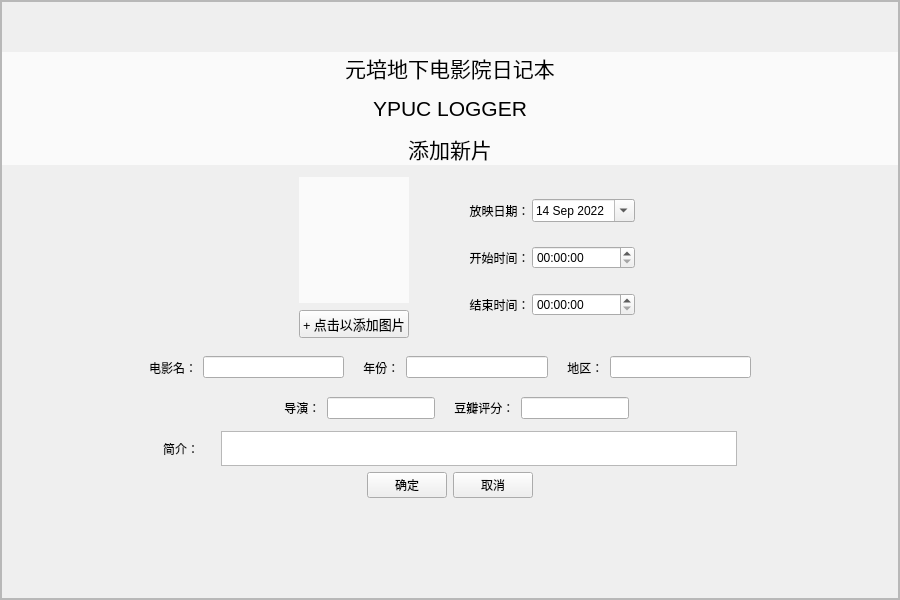
<?xml version="1.0" encoding="UTF-8"?>
<ui version="4.0">
 <class>MyAddNew</class>
 <widget class="QWidget" name="MyAddNew">
  <property name="geometry">
   <rect>
    <x>0</x>
    <y>0</y>
    <width>900</width>
    <height>600</height>
   </rect>
  </property>
  <property name="windowTitle">
   <string>Form</string>
  </property>
  <layout class="QHBoxLayout" name="horizontalLayout_10">
   <property name="leftMargin">
    <number>0</number>
   </property>
   <property name="topMargin">
    <number>0</number>
   </property>
   <property name="rightMargin">
    <number>0</number>
   </property>
   <property name="bottomMargin">
    <number>0</number>
   </property>
   <item>
    <widget class="QFrame" name="background">
     <property name="frameShape">
      <enum>QFrame::StyledPanel</enum>
     </property>
     <property name="frameShadow">
      <enum>QFrame::Raised</enum>
     </property>
     <layout class="QVBoxLayout" name="verticalLayout_5">
      <property name="leftMargin">
       <number>0</number>
      </property>
      <property name="topMargin">
       <number>0</number>
      </property>
      <property name="rightMargin">
       <number>0</number>
      </property>
      <property name="bottomMargin">
       <number>0</number>
      </property>
      <item>
       <widget class="QFrame" name="frame">
        <property name="enabled">
         <bool>true</bool>
        </property>
        <property name="frameShape">
         <enum>QFrame::StyledPanel</enum>
        </property>
        <property name="frameShadow">
         <enum>QFrame::Raised</enum>
        </property>
        <layout class="QVBoxLayout" name="verticalLayout_4" stretch="2,5,1,1,1,1">
         <property name="leftMargin">
          <number>0</number>
         </property>
         <property name="topMargin">
          <number>50</number>
         </property>
         <property name="rightMargin">
          <number>0</number>
         </property>
         <property name="bottomMargin">
          <number>100</number>
         </property>
         <item>
          <widget class="QLabel" name="label_up">
           <property name="enabled">
            <bool>true</bool>
           </property>
           <property name="sizePolicy">
            <sizepolicy hsizetype="Expanding" vsizetype="Fixed">
             <horstretch>0</horstretch>
             <verstretch>0</verstretch>
            </sizepolicy>
           </property>
           <property name="styleSheet">
            <string notr="true">font: 87 15pt &quot;思源宋体 CN Heavy&quot;;
background-color: rgba(255, 255, 255, 175);</string>
           </property>
           <property name="text">
            <string>&lt;html&gt;&lt;head/&gt;&lt;body&gt;&lt;p align=&quot;center&quot;&gt;&lt;span style=&quot; font-size:16pt;&quot;&gt;元培地下电影院日记本&lt;/span&gt;&lt;/p&gt;&lt;p align=&quot;center&quot;&gt;&lt;span style=&quot; font-size:16pt;&quot;&gt;YPUC LOGGER&lt;/span&gt;&lt;/p&gt;&lt;p align=&quot;center&quot;&gt;&lt;span style=&quot; font-size:16pt;&quot;&gt;添加新片&lt;/span&gt;&lt;/p&gt;&lt;/body&gt;&lt;/html&gt;</string>
           </property>
          </widget>
         </item>
         <item>
          <layout class="QHBoxLayout" name="horizontalLayout_7" stretch="4,3,3,4">
           <property name="spacing">
            <number>7</number>
           </property>
           <property name="leftMargin">
            <number>6</number>
           </property>
           <property name="topMargin">
            <number>6</number>
           </property>
           <property name="rightMargin">
            <number>6</number>
           </property>
           <property name="bottomMargin">
            <number>6</number>
           </property>
           <item>
            <widget class="QLabel" name="label_2">
             <property name="text">
              <string/>
             </property>
            </widget>
           </item>
           <item>
            <layout class="QVBoxLayout" name="verticalLayout_3" stretch="5,1">
             <item>
              <layout class="QHBoxLayout" name="horizontalLayout_8" stretch="1,3,1">
               <property name="spacing">
                <number>5</number>
               </property>
               <item>
                <spacer name="horizontalSpacer_3">
                 <property name="orientation">
                  <enum>Qt::Horizontal</enum>
                 </property>
                 <property name="sizeHint" stdset="0">
                  <size>
                   <width>40</width>
                   <height>20</height>
                  </size>
                 </property>
                </spacer>
               </item>
               <item>
                <widget class="QLabel" name="label_showposter">
                 <property name="sizePolicy">
                  <sizepolicy hsizetype="Expanding" vsizetype="Expanding">
                   <horstretch>0</horstretch>
                   <verstretch>0</verstretch>
                  </sizepolicy>
                 </property>
                 <property name="font">
                  <font>
                   <family>思源宋体 CN Heavy</family>
                   <pointsize>12</pointsize>
                   <weight>75</weight>
                   <bold>true</bold>
                  </font>
                 </property>
                 <property name="styleSheet">
                  <string notr="true">background-color: rgba(255, 255, 255, 175);</string>
                 </property>
                 <property name="text">
                  <string/>
                 </property>
                </widget>
               </item>
               <item>
                <spacer name="horizontalSpacer_4">
                 <property name="orientation">
                  <enum>Qt::Horizontal</enum>
                 </property>
                 <property name="sizeHint" stdset="0">
                  <size>
                   <width>40</width>
                   <height>20</height>
                  </size>
                 </property>
                </spacer>
               </item>
              </layout>
             </item>
             <item>
              <layout class="QHBoxLayout" name="horizontalLayout_9" stretch="0">
               <item alignment="Qt::AlignHCenter|Qt::AlignVCenter">
                <widget class="QPushButton" name="figureChooseButton">
                 <property name="sizePolicy">
                  <sizepolicy hsizetype="Minimum" vsizetype="Maximum">
                   <horstretch>0</horstretch>
                   <verstretch>0</verstretch>
                  </sizepolicy>
                 </property>
                 <property name="font">
                  <font>
                   <family>Agency FB</family>
                   <pointsize>10</pointsize>
                  </font>
                 </property>
                 <property name="cursor">
                  <cursorShape>ArrowCursor</cursorShape>
                 </property>
                 <property name="autoFillBackground">
                  <bool>true</bool>
                 </property>
                 <property name="styleSheet">
                  <string notr="true"/>
                 </property>
                 <property name="text">
                  <string>+ 点击以添加图片</string>
                 </property>
                 <property name="autoDefault">
                  <bool>false</bool>
                 </property>
                </widget>
               </item>
              </layout>
             </item>
            </layout>
           </item>
           <item>
            <layout class="QVBoxLayout" name="verticalLayout" stretch="1,1,1">
             <property name="spacing">
              <number>2</number>
             </property>
             <property name="rightMargin">
              <number>0</number>
             </property>
             <item>
              <layout class="QHBoxLayout" name="horizontalLayout_3" stretch="1,2">
               <property name="rightMargin">
                <number>3</number>
               </property>
               <item>
                <widget class="QLabel" name="displayTime">
                 <property name="text">
                  <string>     放映日期：</string>
                 </property>
                </widget>
               </item>
               <item>
                <widget class="QDateEdit" name="dateEdit">
                 <property name="dateTime">
                  <datetime>
                   <hour>0</hour>
                   <minute>0</minute>
                   <second>0</second>
                   <year>2022</year>
                   <month>9</month>
                   <day>14</day>
                  </datetime>
                 </property>
                 <property name="minimumDateTime">
                  <datetime>
                   <hour>0</hour>
                   <minute>0</minute>
                   <second>0</second>
                   <year>2022</year>
                   <month>6</month>
                   <day>1</day>
                  </datetime>
                 </property>
                 <property name="maximumDate">
                  <date>
                   <year>2025</year>
                   <month>7</month>
                   <day>1</day>
                  </date>
                 </property>
                 <property name="minimumDate">
                  <date>
                   <year>2022</year>
                   <month>6</month>
                   <day>1</day>
                  </date>
                 </property>
                 <property name="calendarPopup">
                  <bool>true</bool>
                 </property>
                </widget>
               </item>
              </layout>
             </item>
             <item>
              <layout class="QHBoxLayout" name="horizontalLayout_5" stretch="1,2">
               <property name="rightMargin">
                <number>3</number>
               </property>
               <item>
                <widget class="QLabel" name="startTime">
                 <property name="text">
                  <string>     开始时间：</string>
                 </property>
                </widget>
               </item>
               <item>
                <widget class="QTimeEdit" name="timeEdit_start">
                 <property name="calendarPopup">
                  <bool>true</bool>
                 </property>
                </widget>
               </item>
              </layout>
             </item>
             <item>
              <layout class="QHBoxLayout" name="horizontalLayout_4" stretch="1,2">
               <property name="rightMargin">
                <number>3</number>
               </property>
               <item>
                <widget class="QLabel" name="EndTime">
                 <property name="text">
                  <string>     结束时间：</string>
                 </property>
                </widget>
               </item>
               <item>
                <widget class="QTimeEdit" name="timeEdit_end">
                 <property name="calendarPopup">
                  <bool>true</bool>
                 </property>
                </widget>
               </item>
              </layout>
             </item>
            </layout>
           </item>
           <item>
            <widget class="QLabel" name="label_3">
             <property name="text">
              <string/>
             </property>
            </widget>
           </item>
          </layout>
         </item>
         <item>
          <layout class="QHBoxLayout" name="horizontalLayout" stretch="1,0,1,0,1,0,1,1">
           <item>
            <widget class="QLabel" name="blank1">
             <property name="text">
              <string/>
             </property>
            </widget>
           </item>
           <item>
            <widget class="QLabel" name="movieName_label">
             <property name="text">
              <string>电影名：</string>
             </property>
            </widget>
           </item>
           <item>
            <widget class="QLineEdit" name="nameInput"/>
           </item>
           <item>
            <widget class="QLabel" name="year">
             <property name="text">
              <string>    年份：</string>
             </property>
            </widget>
           </item>
           <item>
            <widget class="QLineEdit" name="yearInput"/>
           </item>
           <item>
            <widget class="QLabel" name="region">
             <property name="text">
              <string>    地区：</string>
             </property>
            </widget>
           </item>
           <item>
            <widget class="QLineEdit" name="regionInput"/>
           </item>
           <item>
            <widget class="QLabel" name="blank2">
             <property name="text">
              <string/>
             </property>
            </widget>
           </item>
          </layout>
         </item>
         <item>
          <layout class="QHBoxLayout" name="horizontalLayout_2" stretch="1,0,0,0,0,1">
           <item>
            <widget class="QLabel" name="blank4">
             <property name="text">
              <string/>
             </property>
            </widget>
           </item>
           <item>
            <widget class="QLabel" name="director">
             <property name="text">
              <string>    导演：</string>
             </property>
            </widget>
           </item>
           <item>
            <widget class="QLineEdit" name="directorInput"/>
           </item>
           <item>
            <widget class="QLabel" name="db_score">
             <property name="text">
              <string>    豆瓣评分：</string>
             </property>
            </widget>
           </item>
           <item>
            <widget class="QLineEdit" name="dbscoreInput"/>
           </item>
           <item>
            <widget class="QLabel" name="blank3">
             <property name="text">
              <string/>
             </property>
            </widget>
           </item>
          </layout>
         </item>
         <item>
          <layout class="QHBoxLayout" name="horizontalLayout_6" stretch="3,1,10,3">
           <item>
            <widget class="QLabel" name="blank5">
             <property name="text">
              <string/>
             </property>
            </widget>
           </item>
           <item>
            <widget class="QLabel" name="introduction">
             <property name="text">
              <string>简介：</string>
             </property>
            </widget>
           </item>
           <item>
            <widget class="QTextEdit" name="introductionInput">
             <property name="sizePolicy">
              <sizepolicy hsizetype="Ignored" vsizetype="Ignored">
               <horstretch>0</horstretch>
               <verstretch>0</verstretch>
              </sizepolicy>
             </property>
            </widget>
           </item>
           <item>
            <widget class="QLabel" name="blank6">
             <property name="text">
              <string/>
             </property>
            </widget>
           </item>
          </layout>
         </item>
         <item>
          <layout class="QHBoxLayout" name="horizontalLayout_11">
           <item>
            <spacer name="horizontalSpacer">
             <property name="orientation">
              <enum>Qt::Horizontal</enum>
             </property>
             <property name="sizeHint" stdset="0">
              <size>
               <width>40</width>
               <height>20</height>
              </size>
             </property>
            </spacer>
           </item>
           <item>
            <widget class="QPushButton" name="confirmButton">
             <property name="text">
              <string>确定</string>
             </property>
            </widget>
           </item>
           <item>
            <widget class="QPushButton" name="returnButton">
             <property name="text">
              <string>取消</string>
             </property>
            </widget>
           </item>
           <item>
            <spacer name="horizontalSpacer_2">
             <property name="orientation">
              <enum>Qt::Horizontal</enum>
             </property>
             <property name="sizeHint" stdset="0">
              <size>
               <width>40</width>
               <height>20</height>
              </size>
             </property>
            </spacer>
           </item>
          </layout>
         </item>
        </layout>
       </widget>
      </item>
     </layout>
    </widget>
   </item>
  </layout>
 </widget>
 <resources/>
 <connections/>
</ui>
